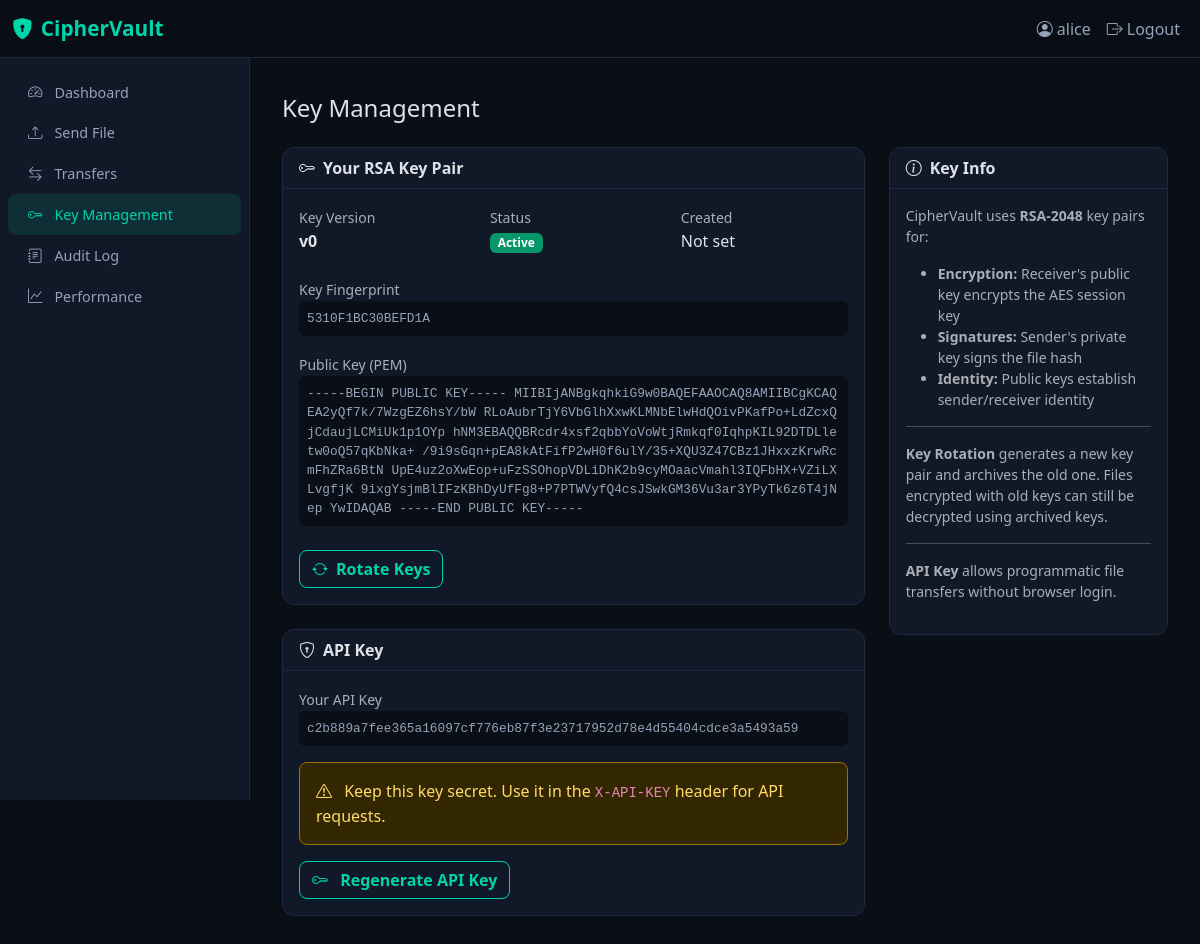
Page /keys/ (signed in) on the committed database.
### core/models.py (models this page shows, shortened)
class UserProfile(models.Model):
    user = models.OneToOneField(User, on_delete=models.CASCADE, related_name='profile')
    public_key = models.TextField(blank=True, help_text="RSA public key in PEM format")
    key_fingerprint = models.CharField(max_length=64, blank=True)
    key_version = models.PositiveIntegerField(default=0)
    key_created_at = models.DateTimeField(null=True, blank=True)
    api_key = models.CharField(max_length=64, blank=True, unique=True, null=True)
    is_key_revoked = models.BooleanField(default=False)
    created_at = models.DateTimeField(auto_now_add=True)
    updated_at = models.DateTimeField(auto_now=True)
    class Meta:
        ordering = ['-created_at']

### core/views.py (the view, shortened to what this page needs)
# urls.py: path('keys/', views.key_management_view, name='key_management'),
@login_required
def key_management_view(request):
    profile, _ = UserProfile.objects.get_or_create(user=request.user)
    return render(request, 'core/key_management.html', {
        'profile': profile,
    })

### core/templates/core/key_management.html (shortened to what this page needs)
{% extends "core/base.html" %}
{% block nav_keys %}active{% endblock %}
{% block content %}
<h4 class="mb-4">Key Management</h4>
<div class="row g-4">
    <div class="col-md-8">
        <div class="card">
            <div class="card-header">
                <i class="bi bi-key me-2"></i>Your RSA Key Pair
            </div>
            <div class="card-body">
                <div class="row mb-3">
                    <div class="col-md-4">
                        <small class="text-muted">Key Version</small>
                        <p class="mb-2"><strong>v{{ profile.key_version }}</strong></p>
                    </div>
                    <div class="col-md-4">
                        <small class="text-muted">Status</small>
                        <p class="mb-2">
                            {% if profile.is_key_revoked %}
                            <span class="badge bg-danger">Revoked</span>
                            {% else %}
                            <span class="badge bg-success">Active</span>
                            {% endif %}
                        </p>
                    </div>
                    <div class="col-md-4">
                        <small class="text-muted">Created</small>
                        <p class="mb-2">{{ profile.key_created_at|default:"Not set" }}</p>
                    </div>
                </div>
                <div class="mb-3">
                    <small class="text-muted">Key Fingerprint</small>
                    <div class="hash-display">{{ profile.key_fingerprint|default:"No key generated" }}</div>
                </div>
                {% if profile.public_key %}
                <div class="mb-3">
                    <small class="text-muted">Public Key (PEM)</small>
                    <div class="hash-display" style="max-height: 150px; overflow-y: auto;">
                        {{ profile.public_key }}
                    </div>
                </div>
                {% endif %}
                <div class="mt-4">
                    <form method="post" class="d-inline">
                        <button type="submit" class="btn btn-outline-vault"
                                onclick="return confirm('Rotate keys? Old keys will be archived.')">
                            <i class="bi bi-arrow-repeat me-2"></i>Rotate Keys
                        </button>
                    </form>
                </div>
            </div>
        </div>
        <div class="card mt-4">
            <div class="card-header">
                <i class="bi bi-shield-lock me-2"></i>API Key
            </div>
            <div class="card-body">
                {% if profile.api_key %}
                <div class="mb-3">
                    <small class="text-muted">Your API Key</small>
                    <div class="hash-display">{{ profile.api_key }}</div>
                </div>
                <div class="alert alert-warning mb-3">
                    <i class="bi bi-exclamation-triangle me-2"></i>
                    Keep this key secret. Use it in the <code>X-API-KEY</code> header for API requests.
                </div>
                {% else %}
                <p class="text-muted">No API key generated yet.</p>
                {% endif %}
                <form method="post">
                    <button type="submit" class="btn btn-outline-vault"
                            onclick="return confirm('{% if profile.api_key %}This will replace your existing API key.{% else %}Generate a new API key?{% endif %}')">
                        <i class="bi bi-key me-2"></i>
                        {% if profile.api_key %}Regenerate{% else %}Generate{% endif %} API Key
                    </button>
                </form>
            </div>
        </div>
    </div>
    <div class="col-md-4">
        <div class="card">
            <div class="card-header">
                <i class="bi bi-info-circle me-2"></i>Key Info
            </div>
            <div class="card-body">
                <p class="small text-muted">
                    CipherVault uses <strong>RSA-2048</strong> key pairs for:
                </p>
                <ul class="small text-muted">
                    <li><strong>Encryption:</strong> Receiver's public key encrypts the AES session key</li>
                    <li><strong>Signatures:</strong> Sender's private key signs the file hash</li>
                    <li><strong>Identity:</strong> Public keys establish sender/receiver identity</li>
                </ul>
                <hr>
                <p class="small text-muted">
                    <strong>Key Rotation</strong> generates a new key pair and archives the old one.
                    Files encrypted with old keys can still be decrypted using archived keys.
                </p>
                <hr>
                <p class="small text-muted">
                    <strong>API Key</strong> allows programmatic file transfers without browser login.
                </p>
            </div>
        </div>
    </div>
</div>
{% endblock %}

### core/templates/core/base.html (shortened to what this page needs)
{% load vault_tags %}
<!DOCTYPE html>
<html lang="en" data-bs-theme="dark">
<head>
    <link href="https://cdn.jsdelivr.net/npm/bootstrap@5.3.2/dist/css/bootstrap.min.css" rel="stylesheet">
    <link href="https://cdn.jsdelivr.net/npm/bootstrap-icons@1.11.2/font/bootstrap-icons.min.css" rel="stylesheet">
</head>
<body>
    <nav class="navbar navbar-expand-lg fixed-top">
        <div class="container-fluid">
            <a class="navbar-brand" href="{% url 'dashboard' %}">
                <i class="bi bi-shield-lock-fill me-2"></i>CipherVault
            </a>
            <div class="collapse navbar-collapse" id="navContent">
                <ul class="navbar-nav ms-auto">
                    {% if user.is_authenticated %}
                    <li class="nav-item">
                        <span class="nav-link">
                            <i class="bi bi-person-circle me-1"></i>{{ user.username }}
                        </span>
                    </li>
                    <li class="nav-item">
                        <a class="nav-link" href="{% url 'logout' %}">
                            <i class="bi bi-box-arrow-right me-1"></i>Logout
                        </a>
                    </li>
                    {% endif %}
                </ul>
            </div>
        </div>
    </nav>
    {% if user.is_authenticated %}
    <div class="sidebar">
        <nav class="nav flex-column">
            <a class="nav-link {% block nav_dashboard %}{% endblock %}" href="{% url 'dashboard' %}">
                <i class="bi bi-speedometer2"></i> Dashboard
            </a>
            <a class="nav-link {% block nav_send %}{% endblock %}" href="{% url 'send_file' %}">
                <i class="bi bi-upload"></i> Send File
            </a>
            <a class="nav-link {% block nav_transfers %}{% endblock %}" href="{% url 'transfer_list' %}">
                <i class="bi bi-arrow-left-right"></i> Transfers
            </a>
            <a class="nav-link {% block nav_keys %}{% endblock %}" href="{% url 'key_management' %}">
                <i class="bi bi-key"></i> Key Management
            </a>
            <a class="nav-link {% block nav_audit %}{% endblock %}" href="{% url 'audit_log' %}">
                <i class="bi bi-journal-text"></i> Audit Log
            </a>
            <a class="nav-link {% block nav_performance %}{% endblock %}" href="{% url 'performance' %}">
                <i class="bi bi-graph-up"></i> Performance
            </a>
        </nav>
    </div>
    {% endif %}
    <div class="{% if user.is_authenticated %}main-content{% else %}container{% endif %}" style="margin-top: 70px;">
        {% block content %}{% endblock %}
    </div>
</body>
</html>

### core/templates/core/base.html (style rules this page uses)
:root { --cv-primary: #00d4aa; --cv-dark: #0a0e17; --cv-card: #111827; --cv-border: #1e293b; }
body { background: var(--cv-dark); font-family: 'Segoe UI', system-ui, -apple-system, sans-serif; min-height: 100vh; }
.navbar { background: rgba(10, 14, 23, 0.95) !important; backdrop-filter: blur(10px); border-bottom: 1px solid var(--cv-border); }
.navbar-brand { color: var(--cv-primary) !important; font-weight: 700; font-size: 1.3rem; }
.nav-link { color: #94a3b8 !important; transition: color 0.2s; }
.nav-link:hover, .nav-link.active { color: var(--cv-primary) !important; }
.card { background: var(--cv-card); border: 1px solid var(--cv-border); border-radius: 12px; }
.card-header { background: transparent; border-bottom: 1px solid var(--cv-border); font-weight: 600; }
.btn-outline-vault { border: 1px solid var(--cv-primary); color: var(--cv-primary); border-radius: 8px; font-weight: 600; }
.badge.bg-success { background: #059669 !important; }
.alert { border-radius: 8px; }
.hash-display { font-family: 'Courier New', monospace; font-size: 0.8rem; word-break: break-all; color: #94a3b8; background: #0a0e17; padding: 0.5rem; border-radius: 6px; }
.sidebar { position: fixed; top: 56px; left: 0; width: 250px; height: calc(100vh - 56px); background: var(--cv-card); border-right: 1px solid var(--cv-border); padding-top: 1rem; z-index: 100; }
.sidebar .nav-link { padding: 0.6rem 1.25rem; font-size: 0.9rem; display: flex; align-items: center; gap: 0.75rem; border-radius: 0; margin: 0 0.5rem; border-radius: 8px; }
.sidebar .nav-link.active { background: rgba(0, 212, 170, 0.12); }
.main-content { margin-left: 250px; padding: 2rem; padding-top: 1.5rem; }

### rows in the picture
UserProfile: key_version "0", key_created_at "Not set", key_fingerprint "5310F1BC30BEFD1A", public_key "-----BEGIN PUBLIC KEY----- MIIBIjANBgkqhkiG9w0BAQEFAAOCAQ8AMIIBCgKCAQEA2yQf7k/7WzgEZ6hsY/bW RLoAubrTjY6VbGlhXxwKLMNbElwHdQOivPKafPo+LdZcxQjCdaujLCMiUk1p1OYp hNM3EBAQQBRcdr4xsf2qbbYoVoWtjRmkqf0IqhpKIL92DTDLletw0oQ57qKbNka+ /9i9sGqn+pEA8kAtFifP2wH0f6ulY/35+XQU3Z47CBz1JHxxzKrwRcmFhZRa6BtN UpE4uz2oXwEop+uFzSSOhopVDLiDhK2b9cyMOaacVmahl3IQFbHX+VZiLXLvgfjK 9ixgYsjmBlIFzKBhDyUfFg8+P7PTWVyfQ4csJSwkGM36Vu3ar3YPyTk6z6T4jNep YwIDAQAB -----END PUBLIC KEY-----", api_key "c2b889a7fee365a16097cf776eb87f3e23717952d78e4d55404cdce3a5493a59"

### other values in the picture
{{ user.username }} "alice"
